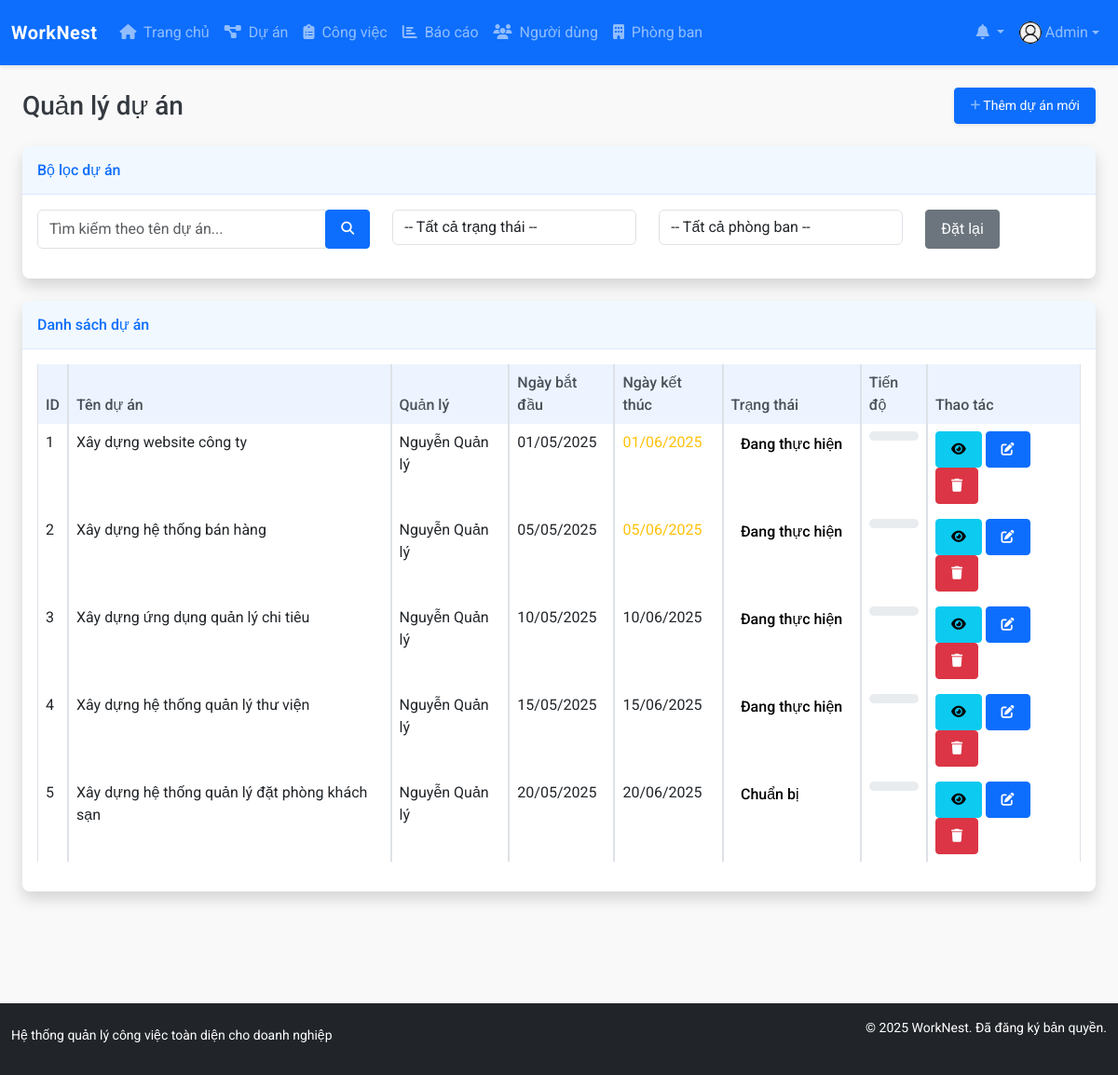
The page /modules/projects/index.php (signed in) on the database its author committed.
### tables this page shows
CREATE TABLE `users` (
  `id` int NOT NULL,
  `name` varchar(100) NOT NULL,
  `email` varchar(100) NOT NULL,
  `password` varchar(255) NOT NULL,
  `role` enum('admin','project_manager','department_manager','staff') NOT NULL DEFAULT 'staff',
  `department_id` int DEFAULT NULL,
  `phone` varchar(20) DEFAULT NULL,
  `avatar` varchar(255) DEFAULT 'assets/images/avatar-default.png',
  `created_at` datetime NOT NULL DEFAULT CURRENT_TIMESTAMP,
  `updated_at` datetime DEFAULT NULL ON UPDATE CURRENT_TIMESTAMP,
  `last_login` datetime DEFAULT NULL
);

CREATE TABLE `projects` (
  `id` int NOT NULL,
  `name` varchar(150) NOT NULL,
  `description` text,
  `start_date` date NOT NULL,
  `end_date` date NOT NULL,
  `status_id` tinyint(1) NOT NULL DEFAULT '1',
  `priority` tinyint(1) NOT NULL DEFAULT '2',
  `manager_id` int NOT NULL,
  `created_at` datetime NOT NULL DEFAULT CURRENT_TIMESTAMP,
  `updated_at` datetime DEFAULT NULL ON UPDATE CURRENT_TIMESTAMP
);

### config/config.php (called while the page is built, shortened)
<?php
function is_logged_in() {
    return isset($_SESSION['user_id']);
}
function has_permission($required_role) {
    return $_SESSION['user_role'] === $required_role ||
           ($_SESSION['user_role'] === 'admin') ||
           ($required_role === 'department_manager' && $_SESSION['user_role'] === 'project_manager');
}
function format_date($date) {
    return date('d/m/Y', strtotime($date));
}
require_once ROOT_PATH . 'config/database.php';

### config/database.php (called while the page is built, shortened)
<?php
$conn = mysqli_connect(DB_HOST, DB_USER, DB_PASS, DB_NAME);
mysqli_set_charset($conn, "utf8mb4");
function query($sql) {
    global $conn;
    $result = mysqli_query($conn, $sql);
    return $result;
}
function fetch_array($result) {
    return mysqli_fetch_assoc($result);
}
function num_rows($result) {
    return mysqli_num_rows($result);
}

### modules/projects/index.php (the view, shortened to what this page needs)
<?php
require_once '../../config/config.php';
$limit = 10;
$page = isset($_GET['page']) ? (int)$_GET['page'] : 1;
$offset = ($page - 1) * $limit;
$search = isset($_GET['search']) ? escape_string($_GET['search']) : '';
$where_clause = '';
$sql = "SELECT p.*, u.name as manager_name,
        (SELECT COUNT(*) FROM tasks WHERE project_id = p.id) as total_tasks,
        (SELECT COUNT(*) FROM tasks WHERE project_id = p.id AND status_id = 3) as completed_tasks
        FROM projects p
        LEFT JOIN users u ON p.manager_id = u.id
        $where_clause
        ORDER BY
            CASE
                WHEN p.status_id = 2 THEN 0 -- Đang thực hiện đưa lên đầu
                WHEN p.status_id = 1 THEN 1 -- Chuẩn bị đưa lên thứ hai
                WHEN p.status_id = 4 THEN 2 -- Tạm dừng
                WHEN p.status_id = 3 THEN 3 -- Hoàn thành
                WHEN p.status_id = 5 THEN 4 -- Đã hủy
                ELSE 5
            END,
            CASE
                WHEN p.status_id IN (1, 2, 4) THEN
                    CASE
                        WHEN p.end_date < CURDATE() THEN 0 -- Quá hạn lên đầu tiên
                        ELSE DATEDIFF(p.end_date, CURDATE()) -- Sắp đến hạn
                    END
                ELSE DATEDIFF(p.end_date, p.start_date) -- Với dự án đã hoàn thành hoặc đã hủy, sắp xếp theo độ dài dự án
            END ASC,
            p.priority DESC -- Ưu tiên cao lên trước
        LIMIT $offset, $limit";
$result = query($sql);
$status_list = [
    1 => 'Chuẩn bị',
    2 => 'Đang thực hiện',
    3 => 'Hoàn thành',
    4 => 'Tạm dừng',
    5 => 'Đã hủy'
];
include_once '../../templates/header.php';
?>
<div class="container-fluid">
    <div class="d-sm-flex align-items-center justify-content-between mb-4">
        <h1 class="h3 mb-0 text-gray-800">Quản lý dự án</h1>
        <?php if (has_permission('admin') || has_permission('project_manager')): ?>
        <a href="add.php" class="d-none d-sm-inline-block btn btn-sm btn-primary shadow-sm">
            <i class="fas fa-plus fa-sm text-white-50"></i> Thêm dự án mới
        </a>
        <?php endif; ?>
    </div>
    <div class="card shadow mb-4">
        <div class="card-header py-3">
            <h6 class="m-0 font-weight-bold text-primary">Bộ lọc dự án</h6>
        </div>
        <div class="card-body">
            <form method="GET" action="">
                <div class="row">
                    <div class="col-md-4 mb-3">
                        <div class="input-group">
                            <input type="text" class="form-control" name="search" placeholder="Tìm kiếm theo tên dự án..." value="<?php echo $search; ?>">
                            <div class="input-group-append">
                                <button class="btn btn-primary" type="submit">
                                    <i class="fas fa-search fa-sm"></i>
                                </button>
                            </div>
                        </div>
                    </div>
                    <div class="col-md-3 mb-3">
                        <select class="form-control" name="status" onchange="this.form.submit()">
                            <option value="0">-- Tất cả trạng thái --</option>
                        </select>
                    </div>
                    <div class="col-md-3 mb-3">
                        <select class="form-control" name="department" onchange="this.form.submit()">
                            <option value="0">-- Tất cả phòng ban --</option>
                        </select>
                    </div>
                    <div class="col-md-2 mb-3">
                        <a href="index.php" class="btn btn-secondary btn-block">Đặt lại</a>
                    </div>
                </div>
            </form>
        </div>
    </div>
    <div class="card shadow mb-4">
        <div class="card-header py-3">
            <h6 class="m-0 font-weight-bold text-primary">Danh sách dự án</h6>
        </div>
        <div class="card-body">
            <?php if (num_rows($result) > 0): ?>
                <div class="table-responsive">
                    <table class="table table-bordered" width="100%" cellspacing="0">
                        <thead>
                            <tr>
                                <th>ID</th>
                                <th>Tên dự án</th>
                                <th>Quản lý</th>
                                <th>Ngày bắt đầu</th>
                                <th>Ngày kết thúc</th>
                                <th>Trạng thái</th>
                                <th>Tiến độ</th>
                                <th>Thao tác</th>
                            </tr>
                        </thead>
                        <tbody>
                            <?php while ($row = fetch_array($result)): ?>
                                <?php
                                $status_colors = [
                                    1 => 'primary',
                                    2 => 'warning',
                                    3 => 'success',
                                    4 => 'danger',
                                    5 => 'secondary'
                                ];
                                $status_color = $status_colors[$row['status_id']] ?? 'secondary';
                                $now = strtotime(date('Y-m-d'));
                                $end_date = strtotime($row['end_date']);
                                $date_class = '';
                                if ($row['status_id'] != 3 && $row['status_id'] != 5) {
                                    if ($end_date < $now) {
                                        $date_class = 'text-danger font-weight-bold';
                                    } elseif ($end_date < strtotime('+7 days', $now)) {
                                        $date_class = 'text-warning font-weight-bold';
                                    }
                                }
                                ?>
                                <tr>
                                    <td><?php echo $row['id']; ?></td>
                                    <td><?php echo $row['name']; ?></td>
                                    <td><?php echo $row['manager_name']; ?></td>
                                    <td><?php echo format_date($row['start_date']); ?></td>
                                    <td class="<?php echo $date_class; ?>"><?php echo format_date($row['end_date']); ?></td>
                                    <td>
                                        <span class="badge badge-<?php echo $status_color; ?>">
                                            <?php echo $status_list[$row['status_id']]; ?>
                                        </span>
                                    </td>
                                    <td>
                                        <div class="progress">
                                        </div>
                                    </td>
                                    <td>
                                        <a href="view.php?id=<?php echo $row['id']; ?>" class="btn btn-info btn-sm">
                                            <i class="fas fa-eye"></i>
                                        </a>
                                        <?php if (has_permission('admin') || has_permission('project_manager') ||
                                                (has_permission('department_manager') && $row['manager_id'] == $_SESSION['user_id'])): ?>
                                        <a href="edit.php?id=<?php echo $row['id']; ?>" class="btn btn-primary btn-sm">
                                            <i class="fas fa-edit"></i>
                                        </a>
                                        <?php endif; ?>
                                        <?php if (has_permission('admin') || has_permission('project_manager')): ?>
                                        <a href="delete.php?id=<?php echo $row['id']; ?>" class="btn btn-danger btn-sm"
                                           onclick="return confirm('Bạn có chắc muốn xóa dự án này? Tất cả công việc liên quan sẽ bị xóa.');">
                                            <i class="fas fa-trash"></i>
                                        </a>
                                        <?php endif; ?>
                                    </td>
                                </tr>
                            <?php endwhile; ?>
                        </tbody>
                    </table>
                </div>
            <?php else: ?>
                <div class="alert alert-info">
                    Không có dự án nào. <?php echo has_permission('admin') || has_permission('project_manager') ? '<a href="add.php" class="alert-link">Thêm dự án mới</a>.' : ''; ?>
                </div>
            <?php endif; ?>
        </div>
    </div>
</div>
<?php
include_once '../../templates/footer.php';
?>

### templates/header.php (shortened to what this page needs)
<!DOCTYPE html>
<html lang="vi">
<head>
    <link href="https://cdn.jsdelivr.net/npm/bootstrap@5.3.0-alpha1/dist/css/bootstrap.min.css" rel="stylesheet">
    <link rel="stylesheet" href="https://cdnjs.cloudflare.com/ajax/libs/font-awesome/6.4.0/css/all.min.css">
    <link rel="stylesheet" href="<?php echo BASE_URL; ?>assets/css/style.css">
</head>
<body>
    <?php if (is_logged_in()): ?>
        <nav class="navbar navbar-expand-lg navbar-dark bg-primary sticky-top">
            <div class="container-fluid">
                <a class="navbar-brand d-flex align-items-center justify-content-evenly" href="<?php echo BASE_URL; ?>">
                    <span class="fw-bold">WorkNest</span>
                </a>
                <div class="collapse navbar-collapse" id="navbarNav">
                    <ul class="navbar-nav me-auto">
                        <li class="nav-item">
                            <a class="nav-link" href="<?php echo BASE_URL; ?>">
                                <i class="fas fa-home me-1"></i> Trang chủ
                            </a>
                        </li>
                        <?php if (has_permission('project_manager') || has_permission('department_manager')): ?>
                            <li class="nav-item">
                                <a class="nav-link" href="<?php echo BASE_URL; ?>modules/projects/">
                                    <i class="fas fa-project-diagram me-1"></i> Dự án
                                </a>
                            </li>
                        <?php endif; ?>
                        <li class="nav-item">
                            <a class="nav-link" href="<?php echo BASE_URL; ?>modules/tasks/">
                                <i class="fas fa-clipboard-list me-1"></i> Công việc
                            </a>
                        </li>
                        <?php if (has_permission('project_manager') || has_permission('department_manager')): ?>
                            <li class="nav-item">
                                <a class="nav-link" href="<?php echo BASE_URL; ?>modules/reports/">
                                    <i class="fas fa-chart-bar me-1"></i> Báo cáo
                                </a>
                            </li>
                        <?php endif; ?>
                        <?php if (has_permission('admin')): ?>
                            <li class="nav-item">
                                <a class="nav-link" href="<?php echo BASE_URL; ?>modules/users/">
                                    <i class="fas fa-users me-1"></i> Người dùng
                                </a>
                            </li>
                            <li class="nav-item">
                                <a class="nav-link" href="<?php echo BASE_URL; ?>modules/departments/">
                                    <i class="fas fa-building me-1"></i> Phòng ban
                                </a>
                            </li>
                        <?php endif; ?>
                    </ul>
                    <ul class="navbar-nav">
                        <li class="nav-item dropdown">
                            <a class="nav-link dropdown-toggle position-relative" href="#" id="notificationsDropdown"
                                role="button" data-bs-toggle="dropdown" aria-expanded="false">
                                <i class="fas fa-bell"></i>
                            </a>
                        </li>
                        <li class="nav-item dropdown">
                            <a class="nav-link dropdown-toggle d-flex align-items-center justify-content-evenly" href="#" id="userDropdown"
                                role="button" data-bs-toggle="dropdown" aria-expanded="false">
                                <?php
                                $current_user_id = $_SESSION['user_id'];
                                $user_sql = "SELECT * FROM users WHERE id = $current_user_id";
                                $user_result = query($user_sql);
                                $user_data = fetch_array($user_result);
                                ?>
                                <img src="<?php echo BASE_URL . $user_data['avatar']; ?>" class="rounded-circle me-1"
                                    alt="Avatar" style="width: 24px; height: 24px; object-fit: cover;">
                                <span class="d-none d-lg-inline-block"><?php echo $user_data['name']; ?></span>
                            </a>
                        </li>
                    </ul>
                </div>
            </div>
        </nav>
    <?php endif; ?>
    <div class="container-fluid mt-4 pb-5">

### rows shown on the page
users: avatar (placeholder picture), name "Admin"
projects: id "1", name "Xây dựng website công ty", manager.name "Nguyễn Quản lý", start_date "01/05/2025", end_date "01/06/2025", status "Đang thực hiện"
projects: id "2", name "Xây dựng hệ thống bán hàng", manager.name "Nguyễn Quản lý", start_date "05/05/2025", end_date "05/06/2025", status "Đang thực hiện"
projects: id "3", name "Xây dựng ứng dụng quản lý chi tiêu", manager.name "Nguyễn Quản lý", start_date "10/05/2025", end_date "10/06/2025", status "Đang thực hiện"
projects: id "4", name "Xây dựng hệ thống quản lý thư viện", manager.name "Nguyễn Quản lý", start_date "15/05/2025", end_date "15/06/2025", status "Đang thực hiện"
projects: id "5", name "Xây dựng hệ thống quản lý đặt phòng khách sạn", manager.name "Nguyễn Quản lý", start_date "20/05/2025", end_date "20/06/2025", status "Chuẩn bị"
